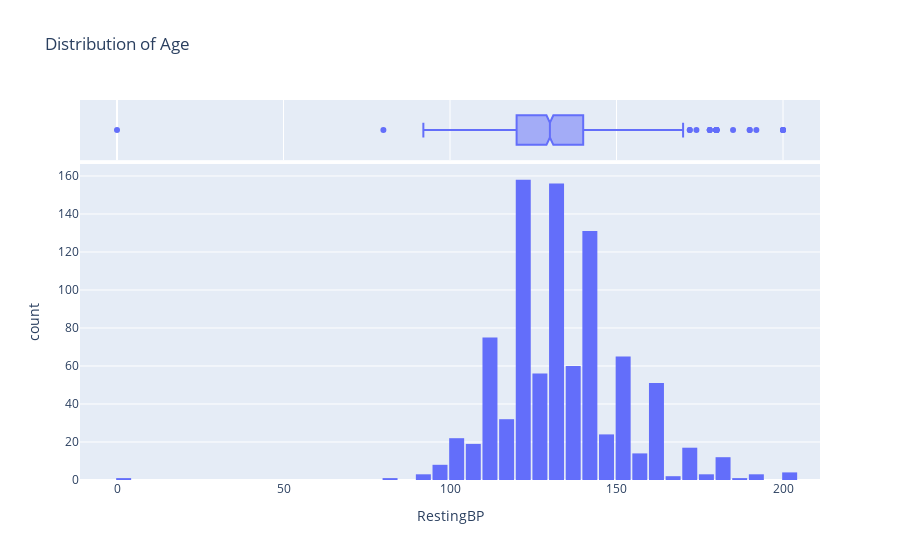

Write notebook code for a chart like this one.
### Code cell
fig = px.histogram(df,
                   x='RestingBP', 
                   marginal='box', 
                   nbins=47, 
                   title='Distribution of Age')
fig.update_layout(bargap=0.1)
fig.show()

### Figure 1 — Plotly figure (JSON) as saved in the notebook; plotly's stock layout.template omitted (floating-point values rounded to 4 significant figures; data arrays with more than 128 entries replaced by an {"elided": "..."} marker saying what was removed)
{"data": [{"alignmentgroup": "True", "bingroup": "x", "hovertemplate": "RestingBP=%{x}<br>count=%{y}<extra></extra>", "legendgroup": "", "marker": {"color": "#636efa", "pattern": {"shape": ""}}, "name": "", "nbinsx": 47, "offsetgroup": "", "orientation": "v", "showlegend": false, "type": "histogram", "x": {"elided": "918 int values"}, "xaxis": "x", "yaxis": "y"}, {"alignmentgroup": "True", "hovertemplate": "RestingBP=%{x}<extra></extra>", "legendgroup": "", "marker": {"color": "#636efa"}, "name": "", "notched": true, "offsetgroup": "", "showlegend": false, "type": "box", "x": {"elided": "918 int values"}, "xaxis": "x2", "yaxis": "y2"}], "layout": {"autosize": true, "bargap": 0.1, "barmode": "relative", "legend": {"tracegroupgap": 0}, "title": {"text": "Distribution of Age"}, "xaxis": {"anchor": "y", "autorange": true, "domain": [0, 1], "range": [-11.11, 211.1], "title": {"text": "RestingBP"}, "type": "linear"}, "xaxis2": {"anchor": "y2", "autorange": true, "domain": [0, 1], "matches": "x", "range": [-11.11, 211.1], "showgrid": true, "showticklabels": false, "type": "linear"}, "yaxis": {"anchor": "x", "autorange": true, "domain": [0, 0.8316], "range": [0, 166.3], "title": {"text": "count"}}, "yaxis2": {"anchor": "x2", "autorange": true, "domain": [0.8416, 1], "matches": "y2", "range": [-0.5, 0.5], "showgrid": false, "showline": false, "showticklabels": false, "ticks": "", "type": "category"}}}
